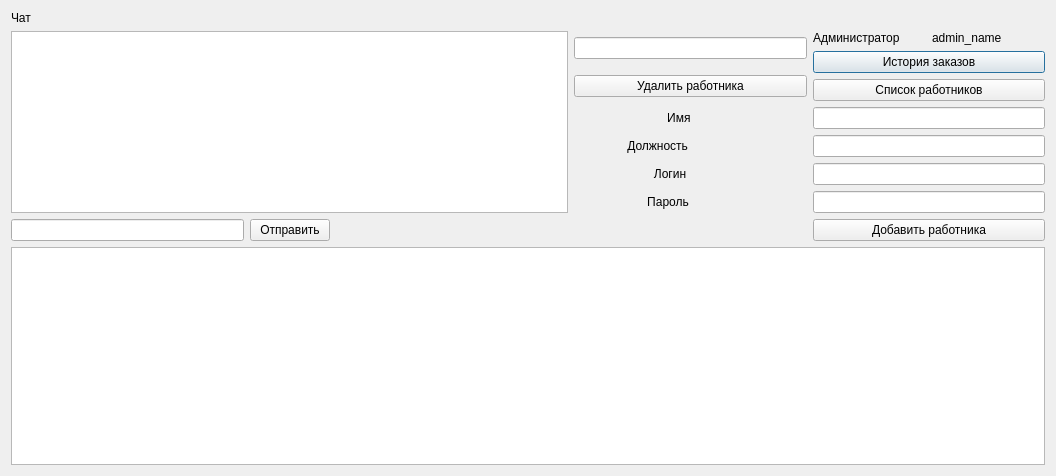
<?xml version="1.0" encoding="UTF-8"?>
<ui version="4.0">
 <class>admin_window</class>
 <widget class="QDialog" name="admin_window">
  <property name="geometry">
   <rect>
    <x>0</x>
    <y>0</y>
    <width>1056</width>
    <height>476</height>
   </rect>
  </property>
  <property name="windowTitle">
   <string>Dialog</string>
  </property>
  <layout class="QGridLayout" name="gridLayout_3">
   <item row="1" column="0">
    <layout class="QGridLayout" name="gridLayout_2">
     <item row="0" column="0">
      <layout class="QGridLayout" name="gridLayout">
       <item row="0" column="4" rowspan="2">
        <layout class="QVBoxLayout" name="verticalLayout_2">
         <item>
          <layout class="QHBoxLayout" name="horizontalLayout">
           <item>
            <widget class="QLabel" name="label_2">
             <property name="text">
              <string>Администратор</string>
             </property>
            </widget>
           </item>
           <item>
            <widget class="QLabel" name="adminName">
             <property name="text">
              <string>admin_name</string>
             </property>
            </widget>
           </item>
          </layout>
         </item>
         <item>
          <layout class="QVBoxLayout" name="verticalLayout">
           <item>
            <widget class="QPushButton" name="OrdersList">
             <property name="text">
              <string>История заказов</string>
             </property>
            </widget>
           </item>
           <item>
            <widget class="QPushButton" name="emplList">
             <property name="text">
              <string>Список работников</string>
             </property>
            </widget>
           </item>
          </layout>
         </item>
        </layout>
       </item>
       <item row="2" column="3">
        <widget class="QLabel" name="label">
         <property name="text">
          <string>                            Имя</string>
         </property>
        </widget>
       </item>
       <item row="2" column="4">
        <widget class="QLineEdit" name="emplName"/>
       </item>
       <item row="4" column="4">
        <widget class="QLineEdit" name="empLogin"/>
       </item>
       <item row="6" column="4">
        <widget class="QPushButton" name="addEmpl">
         <property name="text">
          <string>Добавить работника</string>
         </property>
        </widget>
       </item>
       <item row="1" column="3">
        <widget class="QPushButton" name="deleteBtn">
         <property name="text">
          <string>Удалить работника</string>
         </property>
        </widget>
       </item>
       <item row="3" column="4">
        <widget class="QLineEdit" name="emplPos"/>
       </item>
       <item row="6" column="0">
        <widget class="QLineEdit" name="chatInput"/>
       </item>
       <item row="0" column="3">
        <widget class="QLineEdit" name="deleteEmp"/>
       </item>
       <item row="5" column="3">
        <widget class="QLabel" name="label_5">
         <property name="text">
          <string>                      Пароль</string>
         </property>
        </widget>
       </item>
       <item row="6" column="1">
        <widget class="QPushButton" name="chatSend">
         <property name="text">
          <string>Отправить</string>
         </property>
        </widget>
       </item>
       <item row="3" column="3">
        <widget class="QLabel" name="label_3">
         <property name="text">
          <string>                Должность</string>
         </property>
        </widget>
       </item>
       <item row="4" column="3">
        <widget class="QLabel" name="label_4">
         <property name="text">
          <string>                        Логин</string>
         </property>
        </widget>
       </item>
       <item row="5" column="4">
        <widget class="QLineEdit" name="emplPass"/>
       </item>
       <item row="1" column="2">
        <spacer name="horizontalSpacer">
         <property name="orientation">
          <enum>Qt::Horizontal</enum>
         </property>
         <property name="sizeHint" stdset="0">
          <size>
           <width>40</width>
           <height>20</height>
          </size>
         </property>
        </spacer>
       </item>
       <item row="0" column="0" rowspan="6" colspan="3">
        <widget class="QTableView" name="chatTable"/>
       </item>
      </layout>
     </item>
     <item row="1" column="0">
      <widget class="QTableView" name="tableView"/>
     </item>
    </layout>
   </item>
   <item row="0" column="0">
    <widget class="QLabel" name="label_6">
     <property name="text">
      <string>Чат</string>
     </property>
    </widget>
   </item>
  </layout>
 </widget>
 <resources/>
 <connections/>
</ui>
